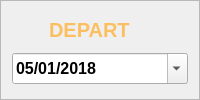
       <widget class="QFrame" name="departFrame">
        <property name="frameShape">
         <enum>QFrame::StyledPanel</enum>
        </property>
        <property name="frameShadow">
         <enum>QFrame::Raised</enum>
        </property>
        <layout class="QGridLayout" name="gridLayout">
         <item row="0" column="0">
          <widget class="QLabel" name="label_11">
           <property name="minimumSize">
            <size>
             <width>31</width>
             <height>31</height>
            </size>
           </property>
           <property name="maximumSize">
            <size>
             <width>31</width>
             <height>31</height>
            </size>
           </property>
           <property name="palette">
            <palette>
             <active>
              <colorrole role="WindowText">
               <brush brushstyle="SolidPattern">
                <color alpha="255">
                 <red>252</red>
                 <green>191</green>
                 <blue>96</blue>
                </color>
               </brush>
              </colorrole>
              <colorrole role="Text">
               <brush brushstyle="SolidPattern">
                <color alpha="255">
                 <red>252</red>
                 <green>191</green>
                 <blue>96</blue>
                </color>
               </brush>
              </colorrole>
              <colorrole role="ButtonText">
               <brush brushstyle="SolidPattern">
                <color alpha="255">
                 <red>252</red>
                 <green>191</green>
                 <blue>96</blue>
                </color>
               </brush>
              </colorrole>
              <colorrole role="ToolTipText">
               <brush brushstyle="SolidPattern">
                <color alpha="255">
                 <red>252</red>
                 <green>191</green>
                 <blue>96</blue>
                </color>
               </brush>
              </colorrole>
             </active>
             <inactive>
              <colorrole role="WindowText">
               <brush brushstyle="SolidPattern">
                <color alpha="255">
                 <red>252</red>
                 <green>191</green>
                 <blue>96</blue>
                </color>
               </brush>
              </colorrole>
              <colorrole role="Text">
               <brush brushstyle="SolidPattern">
                <color alpha="255">
                 <red>252</red>
                 <green>191</green>
                 <blue>96</blue>
                </color>
               </brush>
              </colorrole>
              <colorrole role="ButtonText">
               <brush brushstyle="SolidPattern">
                <color alpha="255">
                 <red>252</red>
                 <green>191</green>
                 <blue>96</blue>
                </color>
               </brush>
              </colorrole>
              <colorrole role="ToolTipText">
               <brush brushstyle="SolidPattern">
                <color alpha="255">
                 <red>252</red>
                 <green>191</green>
                 <blue>96</blue>
                </color>
               </brush>
              </colorrole>
             </inactive>
             <disabled>
              <colorrole role="WindowText">
               <brush brushstyle="SolidPattern">
                <color alpha="255">
                 <red>120</red>
                 <green>120</green>
                 <blue>120</blue>
                </color>
               </brush>
              </colorrole>
              <colorrole role="Text">
               <brush brushstyle="SolidPattern">
                <color alpha="255">
                 <red>120</red>
                 <green>120</green>
                 <blue>120</blue>
                </color>
               </brush>
              </colorrole>
              <colorrole role="ButtonText">
               <brush brushstyle="SolidPattern">
                <color alpha="255">
                 <red>120</red>
                 <green>120</green>
                 <blue>120</blue>
                </color>
               </brush>
              </colorrole>
              <colorrole role="ToolTipText">
               <brush brushstyle="SolidPattern">
                <color alpha="255">
                 <red>252</red>
                 <green>191</green>
                 <blue>96</blue>
                </color>
               </brush>
              </colorrole>
             </disabled>
            </palette>
           </property>
           <property name="font">
            <font>
             <pointsize>13</pointsize>
             <weight>75</weight>
             <bold>true</bold>
             <underline>false</underline>
            </font>
           </property>
           <property name="text">
            <string/>
           </property>
           <property name="pixmap">
            <pixmap resource="resource.qrc">:/img/img/Calendar.png</pixmap>
           </property>
           <property name="scaledContents">
            <bool>true</bool>
           </property>
          </widget>
         </item>
         <item row="0" column="1">
          <widget class="QLabel" name="label_4">
           <property name="palette">
            <palette>
             <active>
              <colorrole role="WindowText">
               <brush brushstyle="SolidPattern">
                <color alpha="255">
                 <red>252</red>
                 <green>191</green>
                 <blue>96</blue>
                </color>
               </brush>
              </colorrole>
              <colorrole role="Text">
               <brush brushstyle="SolidPattern">
                <color alpha="255">
                 <red>252</red>
                 <green>191</green>
                 <blue>96</blue>
                </color>
               </brush>
              </colorrole>
              <colorrole role="ButtonText">
               <brush brushstyle="SolidPattern">
                <color alpha="255">
                 <red>252</red>
                 <green>191</green>
                 <blue>96</blue>
                </color>
               </brush>
              </colorrole>
              <colorrole role="ToolTipText">
               <brush brushstyle="SolidPattern">
                <color alpha="255">
                 <red>252</red>
                 <green>191</green>
                 <blue>96</blue>
                </color>
               </brush>
              </colorrole>
             </active>
             <inactive>
              <colorrole role="WindowText">
               <brush brushstyle="SolidPattern">
                <color alpha="255">
                 <red>252</red>
                 <green>191</green>
                 <blue>96</blue>
                </color>
               </brush>
              </colorrole>
              <colorrole role="Text">
               <brush brushstyle="SolidPattern">
                <color alpha="255">
                 <red>252</red>
                 <green>191</green>
                 <blue>96</blue>
                </color>
               </brush>
              </colorrole>
              <colorrole role="ButtonText">
               <brush brushstyle="SolidPattern">
                <color alpha="255">
                 <red>252</red>
                 <green>191</green>
                 <blue>96</blue>
                </color>
               </brush>
              </colorrole>
              <colorrole role="ToolTipText">
               <brush brushstyle="SolidPattern">
                <color alpha="255">
                 <red>252</red>
                 <green>191</green>
                 <blue>96</blue>
                </color>
               </brush>
              </colorrole>
             </inactive>
             <disabled>
              <colorrole role="WindowText">
               <brush brushstyle="SolidPattern">
                <color alpha="255">
                 <red>120</red>
                 <green>120</green>
                 <blue>120</blue>
                </color>
               </brush>
              </colorrole>
              <colorrole role="Text">
               <brush brushstyle="SolidPattern">
                <color alpha="255">
                 <red>120</red>
                 <green>120</green>
                 <blue>120</blue>
                </color>
               </brush>
              </colorrole>
              <colorrole role="ButtonText">
               <brush brushstyle="SolidPattern">
                <color alpha="255">
                 <red>120</red>
                 <green>120</green>
                 <blue>120</blue>
                </color>
               </brush>
              </colorrole>
              <colorrole role="ToolTipText">
               <brush brushstyle="SolidPattern">
                <color alpha="255">
                 <red>252</red>
                 <green>191</green>
                 <blue>96</blue>
                </color>
               </brush>
              </colorrole>
             </disabled>
            </palette>
           </property>
           <property name="font">
            <font>
             <pointsize>15</pointsize>
             <weight>75</weight>
             <bold>true</bold>
             <underline>false</underline>
            </font>
           </property>
           <property name="text">
            <string>DEPART</string>
           </property>
          </widget>
         </item>
         <item row="1" column="0" colspan="2">
          <widget class="QDateEdit" name="departDate">
           <property name="minimumSize">
            <size>
             <width>0</width>
             <height>31</height>
            </size>
           </property>
           <property name="palette">
            <palette>
             <active>
              <colorrole role="Highlight">
               <brush brushstyle="SolidPattern">
                <color alpha="255">
                 <red>160</red>
                 <green>160</green>
                 <blue>160</blue>
                </color>
               </brush>
              </colorrole>
             </active>
             <inactive>
              <colorrole role="Highlight">
               <brush brushstyle="SolidPattern">
                <color alpha="255">
                 <red>160</red>
                 <green>160</green>
                 <blue>160</blue>
                </color>
               </brush>
              </colorrole>
             </inactive>
             <disabled>
              <colorrole role="Highlight">
               <brush brushstyle="SolidPattern">
                <color alpha="255">
                 <red>0</red>
                 <green>120</green>
                 <blue>215</blue>
                </color>
               </brush>
              </colorrole>
             </disabled>
            </palette>
           </property>
           <property name="font">
            <font>
             <pointsize>12</pointsize>
             <weight>75</weight>
             <bold>true</bold>
            </font>
           </property>
           <property name="dateTime">
            <datetime>
             <hour>0</hour>
             <minute>0</minute>
             <second>0</second>
             <year>2018</year>
             <month>5</month>
             <day>1</day>
            </datetime>
           </property>
           <property name="minimumDateTime">
            <datetime>
             <hour>0</hour>
             <minute>0</minute>
             <second>0</second>
             <year>2018</year>
             <month>1</month>
             <day>1</day>
            </datetime>
           </property>
           <property name="displayFormat">
            <string>MM/dd/yyyy</string>
           </property>
           <property name="calendarPopup">
            <bool>true</bool>
           </property>
           <property name="date">
            <date>
             <year>2018</year>
             <month>5</month>
             <day>1</day>
            </date>
           </property>
          </widget>
         </item>
        </layout>
       </widget>
